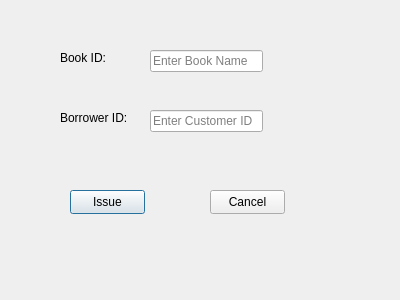
<?xml version="1.0" encoding="UTF-8"?>
<ui version="4.0">
 <class>IssueBookDialog</class>
 <widget class="QDialog" name="IssueBookDialog">
  <property name="geometry">
   <rect>
    <x>0</x>
    <y>0</y>
    <width>400</width>
    <height>300</height>
   </rect>
  </property>
  <property name="windowTitle">
   <string>Dialog</string>
  </property>
  <widget class="QLabel" name="label">
   <property name="geometry">
    <rect>
     <x>60</x>
     <y>50</y>
     <width>49</width>
     <height>16</height>
    </rect>
   </property>
   <property name="text">
    <string>Book ID:</string>
   </property>
  </widget>
  <widget class="QLineEdit" name="editBookId">
   <property name="geometry">
    <rect>
     <x>150</x>
     <y>50</y>
     <width>113</width>
     <height>22</height>
    </rect>
   </property>
   <property name="placeholderText">
    <string>Enter Book Name</string>
   </property>
  </widget>
  <widget class="QLabel" name="label_2">
   <property name="geometry">
    <rect>
     <x>60</x>
     <y>110</y>
     <width>91</width>
     <height>16</height>
    </rect>
   </property>
   <property name="text">
    <string>Borrower ID:</string>
   </property>
  </widget>
  <widget class="QLineEdit" name="editBorrowerId">
   <property name="geometry">
    <rect>
     <x>150</x>
     <y>110</y>
     <width>113</width>
     <height>22</height>
    </rect>
   </property>
   <property name="placeholderText">
    <string>Enter Customer ID</string>
   </property>
  </widget>
  <widget class="QPushButton" name="btnIssue">
   <property name="geometry">
    <rect>
     <x>70</x>
     <y>190</y>
     <width>75</width>
     <height>24</height>
    </rect>
   </property>
   <property name="text">
    <string>Issue</string>
   </property>
  </widget>
  <widget class="QPushButton" name="btnCancel">
   <property name="geometry">
    <rect>
     <x>210</x>
     <y>190</y>
     <width>75</width>
     <height>24</height>
    </rect>
   </property>
   <property name="text">
    <string>Cancel</string>
   </property>
  </widget>
 </widget>
 <resources/>
 <connections/>
</ui>
